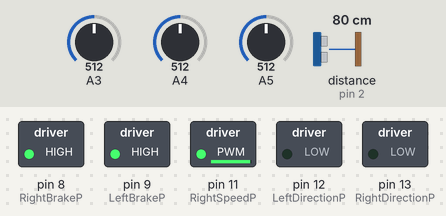
The sketch below on a simulated Arduino Uno, built with avr-gcc and run on an emulated ATmega328P. Shown: switched loads named in the sketch (green lamp = pin HIGH). Inputs (shaded band) come from the test bench; at power-on: distance to the obstacle (sensor on pin 2) 80 cm, A3 = 512, A4 = 512, A5 = 512. The echo pulse lasts 58.3 µs per cm; pins used as bus, display or sensor lines are not drawn; what the sketch prints to the serial monitor is not drawn.

Above: at 1.2 s.
1.3 s: distance to the obstacle (sensor on pin 2) set to 4 cm
Timing chart, 0 to 4.3 s (numbered marks = the images above; inputs shaded):
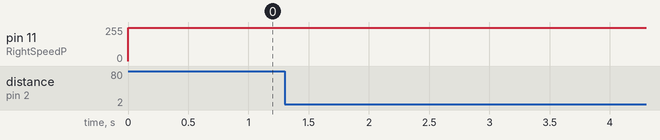

Measured:
- after the input at 1.3 s, every drawn part: stays the same

The sketch:

halbot_sketch.ino
```cpp
// (licence header left out)
//#include <LiquidCrystal.h>

#include <NewPing.h>

#define TRIGGER_PIN  3
#define ECHO_PIN     2
#define MAX_DISTANCE 25

//for motor
#define LeftDirectionP	12
#define LeftBrakeP	9
#define LeftSpeedP	3

#define RightDirectionP	13
#define RightBrakeP	8
#define RightSpeedP	11

//#define Speed  225
int Speed = 250;

//distance sensor
NewPing DistanceSensor(TRIGGER_PIN, ECHO_PIN, MAX_DISTANCE);

//LiquidCrystal lcd(10,11,5,4,3,2);

//control vars
//char DirFromSerial = 'S'; //S = stop, R = right, L = left

void WheelControl(int DirectionP, int BrakeP, int WhatToDo)
{
    switch (WhatToDo) {
    case 1: //forward
        digitalWrite(DirectionP, HIGH);
        digitalWrite(BrakeP, LOW);
        break;
    case 2: //backwards
        digitalWrite(DirectionP, LOW);
        digitalWrite(BrakeP, LOW);
        break;
    case 3: //stop
        digitalWrite(BrakeP, HIGH);
        break;
  }
}

void setup ()
{
  //bluetooth needs 57600, PC normally is 9600
  Serial.begin(57600);
 // lcd.begin(16,2);
 // lcd.print("Hello World!");

  //Motor stuff
  //right
  pinMode(LeftDirectionP, OUTPUT);
  pinMode(LeftBrakeP, OUTPUT);
  //left
  pinMode(RightBrakeP, OUTPUT);
  pinMode(RightDirectionP, OUTPUT);

  pinMode(TRIGGER_PIN, OUTPUT);
  pinMode(ECHO_PIN,INPUT);

 // DirFromSerial = 'T';
 //STOP MOVING before ive sent you commands
  WheelControl(LeftDirectionP, LeftBrakeP, 3);
  WheelControl(RightDirectionP, RightBrakeP, 3);

}


void loop ()
{
  unsigned int cm = DistanceSensor.ping_cm();
  char TempChr = '#';
  char BackForward = '#';

  //DISTANCE SENSOR
  Serial.print("DIST:");
  Serial.print(cm);
  //ACCELEROMETER
  Serial.print(",X:");
  Serial.print(analogRead(3));
  Serial.print(",Y:");
  Serial.print(analogRead(4));
  Serial.print(",Z:");
  Serial.println(analogRead(5));

  //Serial.println("cm");
  //Serial.print("Direction [F/S/R]: ");
  //TempChr = Serial.read();

  //Collision avoidance
  if(cm < 5) {
    TempChr = 'X';
  }
  else {
    TempChr = Serial.read();
  }

 // lcd.clear();
 // lcd.print("Dist: " + String(cm) + "cm");

  //MOTOR

  int Left = 0; //1 BACK, 2 FORWARD, 3 break, 0 no change
  int Right = 0;

  switch (TempChr){
    case 'W':
      Left = 2;
      Right = 2;
      break;
    case 'S':
      Left = 1;
      Right = 1;
      break;
    case 'A':
      Left = 2;
      Right = 1;
      break;
    case 'D':
      Left = 1;
      Right = 2;
      break;
    case 'X':
      Left = 3;
      Right = 3;
      break;
    case '1':
      Speed = 100;
      break;
    case '2':
      Speed = 150;
      break;
    case '3':
      Speed = 200;
      break;
    case '4':
      Speed = 250;
      break;
  }

  WheelControl(LeftDirectionP, LeftBrakeP, Left);
  WheelControl(RightDirectionP, RightBrakeP, Right);

  analogWrite(LeftSpeedP, Speed);
  analogWrite(RightSpeedP, Speed);


  delay(100);
}
```
